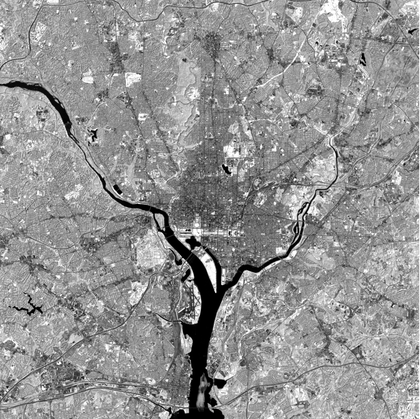
%> input picture 数字图像处理/实验/project3/code/Fig110.TIF, 420 x 419 px, shrunk from 1026 x 1024 before the run
$ octave pro3_2.m   (GNU Octave 9; MATLAB toolbox functions it lacks are replaced by stand-ins)
%> lines starting %> are read from the running program, lines starting %| are printed output that depends on the picture
close all;clc;clear;

% load image and display
img = imread('Fig110.tif');
%> img is the input picture: size 419x420 uint8; min 0, max 255, mean 146.4
figure(1);subplot(1,2,1);
imshow(img);
title('original image');

% read basic image information
img = double(img);
%> img: size 419x420 double
[M, N] = size(img);
%> M = 419; N = 420
gray_level = 256;
R = zeros(M, N);
G = zeros(M, N);
B = zeros(M, N);

% process four gray levels separately
for i = 1:M
    for j = 1:N
        if(img(i, j) < 20)
            R(i,j) = gray_level;
            G(i,j) = gray_level;
            B(i,j) = 0;
        else if(img(i, j) > 1)
                R(i, j) = img(i, j);
                G(i, j) = img(i, j);
                B(i, j) = img(i, j);
            end
        end
    end
end
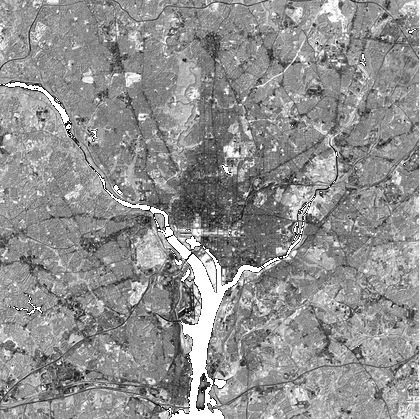
%> G: size 419x420 double; min 20, max 256, mean 153.5; drawn with min black and max white

% merge three channels of RBG
img1 = zeros(M, N);
for i = 1:M
    for j = 1:N
        img1(i, j, 1) = R(i, j);
        img1(i, j, 2) = G(i, j);
        img1(i, j, 3) = B(i, j);
    end
end
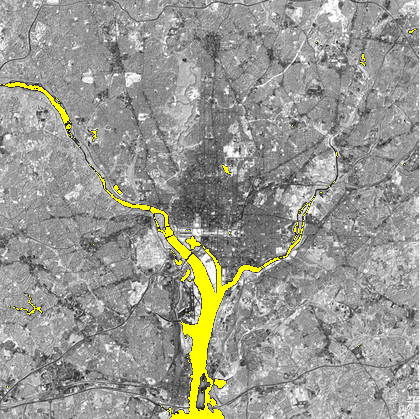
%> img1: size 419x420x3 double; mean R, G, B 153.5, 153.5, 146.4; drawn with min black and max white
img1 = img1 / 256;

subplot(1,2,2);
imshow(img1);
title('Pseudo-Color');

$ run again, with 数字图像处理/实验/project3/code/Fig623.tif copied over 数字图像处理/实验/project3/code/Fig110.TIF
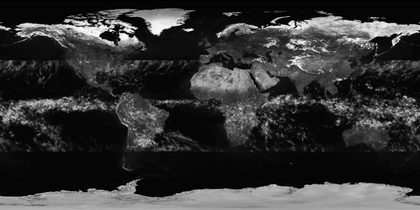
%> input picture 数字图像处理/实验/project3/code/Fig623.tif, 420 x 210 px, shrunk from 2700 x 1349 before the run
%> img is the input picture: size 210x420 uint8; min 0, max 255, mean 52.1
%> img: size 210x420 double
%> after the loop `for i = 1:M`:
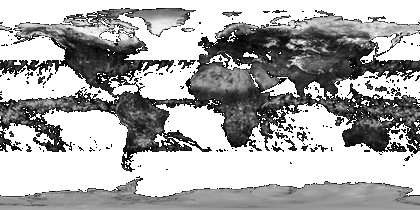
%> G: size 210x420 double; min 20, max 256, mean 178.7; drawn with min black and max white
%> after the loop `for i = 1:M`:
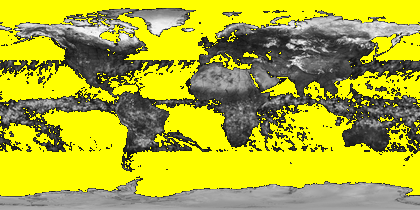
%> img1: size 210x420x3 double; mean R, G, B 178.7, 178.7, 48; drawn with min black and max white
